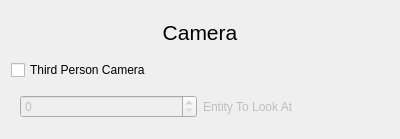
<?xml version="1.0" encoding="UTF-8"?>
<ui version="4.0">
 <class>CameraWidget</class>
 <widget class="QWidget" name="CameraWidget">
  <property name="geometry">
   <rect>
    <x>0</x>
    <y>0</y>
    <width>400</width>
    <height>139</height>
   </rect>
  </property>
  <property name="windowTitle">
   <string>Form</string>
  </property>
  <layout class="QVBoxLayout" name="verticalLayout">
   <item>
    <widget class="QLabel" name="label">
     <property name="font">
      <font>
       <pointsize>16</pointsize>
      </font>
     </property>
     <property name="text">
      <string>Camera</string>
     </property>
     <property name="alignment">
      <set>Qt::AlignCenter</set>
     </property>
    </widget>
   </item>
   <item>
    <widget class="QCheckBox" name="checkBox">
     <property name="text">
      <string>Third Person Camera</string>
     </property>
    </widget>
   </item>
   <item>
    <widget class="QWidget" name="horizontalWidget" native="true">
     <property name="enabled">
      <bool>false</bool>
     </property>
     <layout class="QHBoxLayout" name="horizontalLayout">
      <item>
       <widget class="QSpinBox" name="spinBox"/>
      </item>
      <item>
       <widget class="QLabel" name="label_2">
        <property name="text">
         <string>Entity To Look At</string>
        </property>
       </widget>
      </item>
     </layout>
    </widget>
   </item>
  </layout>
 </widget>
 <resources/>
 <connections/>
</ui>
